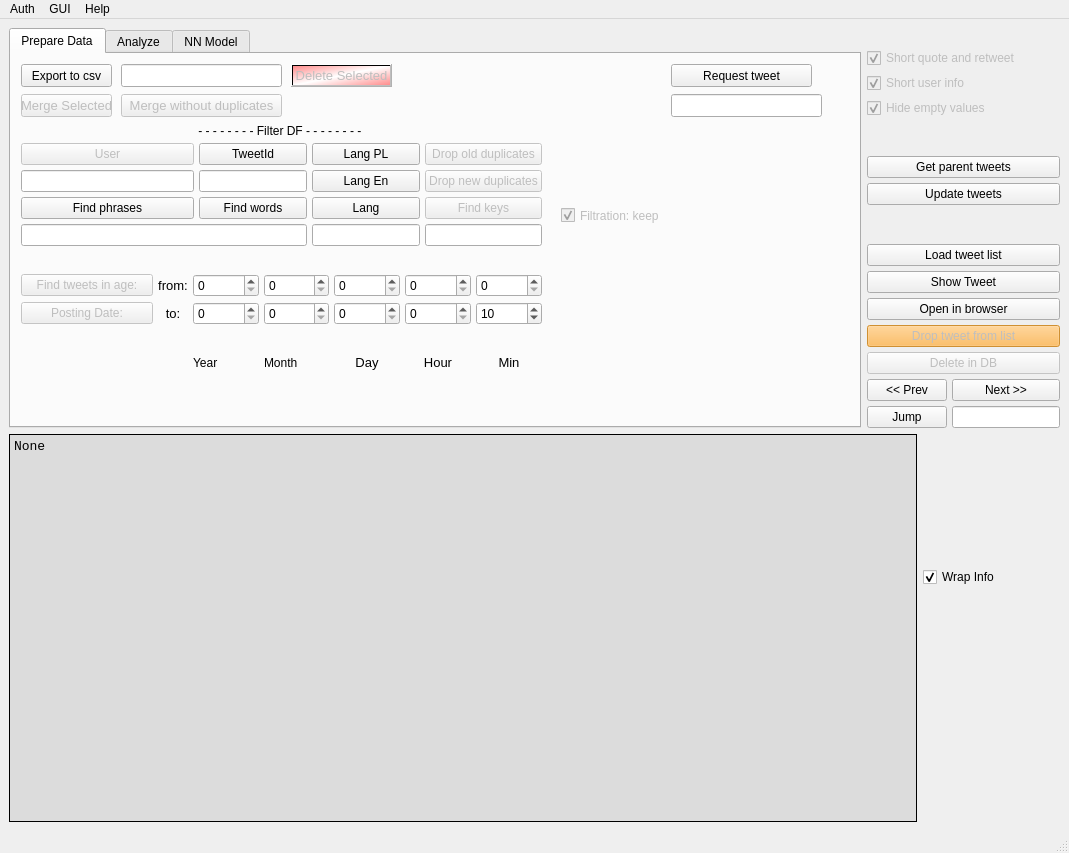
<?xml version="1.0" encoding="UTF-8"?>
<ui version="4.0">
 <class>MainWindow</class>
 <widget class="QMainWindow" name="MainWindow">
  <property name="geometry">
   <rect>
    <x>0</x>
    <y>0</y>
    <width>1069</width>
    <height>853</height>
   </rect>
  </property>
  <property name="windowTitle">
   <string>MainWindow</string>
  </property>
  <widget class="QWidget" name="centralwidget">
   <layout class="QGridLayout" name="gridLayout">
    <property name="sizeConstraint">
     <enum>QLayout::SetMinimumSize</enum>
    </property>
    <item row="0" column="0">
     <layout class="QGridLayout" name="MainGrid" rowstretch="1,1,1,0,1" columnstretch="20,0,0" rowminimumheight="400,0,0,0,0" columnminimumwidth="300,50,0">
      <property name="sizeConstraint">
       <enum>QLayout::SetDefaultConstraint</enum>
      </property>
      <property name="leftMargin">
       <number>0</number>
      </property>
      <item row="2" column="2" rowspan="3">
       <layout class="QGridLayout" name="grid_Small5">
        <item row="0" column="0">
         <widget class="QCheckBox" name="checkBox_wrap_console">
          <property name="text">
           <string>Wrap Info</string>
          </property>
          <property name="checked">
           <bool>true</bool>
          </property>
         </widget>
        </item>
        <item row="1" column="0">
         <spacer name="verticalSpacer_4">
          <property name="orientation">
           <enum>Qt::Vertical</enum>
          </property>
          <property name="sizeHint" stdset="0">
           <size>
            <width>20</width>
            <height>40</height>
           </size>
          </property>
         </spacer>
        </item>
       </layout>
      </item>
      <item row="1" column="0" rowspan="4" colspan="2">
       <widget class="QPlainTextEdit" name="plainTextEdit_info">
        <property name="font">
         <font>
          <family>Consolas</family>
          <pointsize>10</pointsize>
         </font>
        </property>
        <property name="styleSheet">
         <string notr="true">background-color: rgb(220, 220, 220);

</string>
        </property>
        <property name="frameShape">
         <enum>QFrame::Panel</enum>
        </property>
        <property name="frameShadow">
         <enum>QFrame::Plain</enum>
        </property>
        <property name="lineWidth">
         <number>1</number>
        </property>
        <property name="lineWrapMode">
         <enum>QPlainTextEdit::NoWrap</enum>
        </property>
        <property name="plainText">
         <string>None</string>
        </property>
       </widget>
      </item>
      <item row="0" column="1" colspan="2">
       <layout class="QGridLayout" name="DisplayTweetsGrid" columnstretch="1,0">
        <property name="sizeConstraint">
         <enum>QLayout::SetMinimumSize</enum>
        </property>
        <property name="spacing">
         <number>5</number>
        </property>
        <item row="20" column="0">
         <widget class="QPushButton" name="pushButton_PreviousTweet">
          <property name="toolTip">
           <string>Show previous Tweet from DF</string>
          </property>
          <property name="text">
           <string>&lt;&lt; Prev</string>
          </property>
         </widget>
        </item>
        <item row="8" column="0" colspan="2">
         <widget class="QCheckBox" name="checkBox_HideEmptyValues">
          <property name="enabled">
           <bool>false</bool>
          </property>
          <property name="text">
           <string>Hide empty values</string>
          </property>
          <property name="checked">
           <bool>true</bool>
          </property>
         </widget>
        </item>
        <item row="20" column="1">
         <widget class="QPushButton" name="pushButton_NextTweet">
          <property name="toolTip">
           <string>Show next Tweet from DF</string>
          </property>
          <property name="text">
           <string>Next &gt;&gt;</string>
          </property>
         </widget>
        </item>
        <item row="21" column="0">
         <widget class="QPushButton" name="pushButton_JumpToTweet">
          <property name="toolTip">
           <string>Jumps to Tweet in DF, define index in box.</string>
          </property>
          <property name="text">
           <string>Jump</string>
          </property>
         </widget>
        </item>
        <item row="7" column="0" colspan="2">
         <widget class="QCheckBox" name="checkBox_DisplayShortUserinfo">
          <property name="enabled">
           <bool>false</bool>
          </property>
          <property name="layoutDirection">
           <enum>Qt::LeftToRight</enum>
          </property>
          <property name="autoFillBackground">
           <bool>false</bool>
          </property>
          <property name="text">
           <string>Short user info</string>
          </property>
          <property name="checked">
           <bool>true</bool>
          </property>
         </widget>
        </item>
        <item row="21" column="1">
         <widget class="QLineEdit" name="lineEdit_JumpToTweet">
          <property name="toolTip">
           <string>Input index for Jump button.</string>
          </property>
         </widget>
        </item>
        <item row="6" column="0" colspan="2">
         <widget class="QCheckBox" name="checkBox_DisplayShortQuoteStatus">
          <property name="enabled">
           <bool>false</bool>
          </property>
          <property name="text">
           <string>Short quote and retweet</string>
          </property>
          <property name="checked">
           <bool>true</bool>
          </property>
         </widget>
        </item>
        <item row="17" column="0" colspan="2">
         <widget class="QPushButton" name="pushButton_drop_current_tweet">
          <property name="enabled">
           <bool>false</bool>
          </property>
          <property name="toolTip">
           <string>Drops tweet from current Dataframe only.</string>
          </property>
          <property name="styleSheet">
           <string notr="true">background-color: rgb(252, 175, 62);</string>
          </property>
          <property name="text">
           <string>Drop tweet from list</string>
          </property>
         </widget>
        </item>
        <item row="5" column="0">
         <spacer name="verticalSpacer_2">
          <property name="orientation">
           <enum>Qt::Vertical</enum>
          </property>
          <property name="sizeType">
           <enum>QSizePolicy::MinimumExpanding</enum>
          </property>
          <property name="sizeHint" stdset="0">
           <size>
            <width>20</width>
            <height>20</height>
           </size>
          </property>
         </spacer>
        </item>
        <item row="11" column="0" colspan="2">
         <widget class="QPushButton" name="pushButton_request_parent_tweets_from_df">
          <property name="text">
           <string>Get parent tweets</string>
          </property>
         </widget>
        </item>
        <item row="15" column="0" colspan="2">
         <widget class="QPushButton" name="pushButton_ShowTweet">
          <property name="toolTip">
           <string>Show first Tweet from DF</string>
          </property>
          <property name="text">
           <string>Show Tweet</string>
          </property>
         </widget>
        </item>
        <item row="16" column="0" colspan="2">
         <widget class="QPushButton" name="pushButton_open_in_browser">
          <property name="text">
           <string>Open in browser</string>
          </property>
         </widget>
        </item>
        <item row="19" column="0" colspan="2">
         <widget class="QPushButton" name="pushButton">
          <property name="enabled">
           <bool>false</bool>
          </property>
          <property name="text">
           <string>Delete in DB</string>
          </property>
         </widget>
        </item>
        <item row="12" column="0" colspan="2">
         <widget class="QPushButton" name="pushButton_request_tweet_update">
          <property name="text">
           <string>Update tweets</string>
          </property>
         </widget>
        </item>
        <item row="13" column="1">
         <spacer name="verticalSpacer">
          <property name="orientation">
           <enum>Qt::Vertical</enum>
          </property>
          <property name="sizeHint" stdset="0">
           <size>
            <width>20</width>
            <height>40</height>
           </size>
          </property>
         </spacer>
        </item>
        <item row="10" column="0">
         <spacer name="verticalSpacer_5">
          <property name="orientation">
           <enum>Qt::Vertical</enum>
          </property>
          <property name="sizeHint" stdset="0">
           <size>
            <width>20</width>
            <height>40</height>
           </size>
          </property>
         </spacer>
        </item>
        <item row="14" column="0" colspan="2">
         <widget class="QPushButton" name="pushButton_ShowTweetAll">
          <property name="text">
           <string>Load tweet list</string>
          </property>
         </widget>
        </item>
       </layout>
      </item>
      <item row="0" column="0">
       <widget class="QTabWidget" name="tabWidget">
        <property name="enabled">
         <bool>true</bool>
        </property>
        <property name="toolTip">
         <string/>
        </property>
        <property name="toolTipDuration">
         <number>-1</number>
        </property>
        <property name="currentIndex">
         <number>0</number>
        </property>
        <widget class="QWidget" name="PrepareData">
         <attribute name="title">
          <string>Prepare Data</string>
         </attribute>
         <attribute name="toolTip">
          <string>Analyze loaded DF</string>
         </attribute>
         <widget class="QPushButton" name="pushButton_export_DF">
          <property name="enabled">
           <bool>true</bool>
          </property>
          <property name="geometry">
           <rect>
            <x>10</x>
            <y>10</y>
            <width>91</width>
            <height>23</height>
           </rect>
          </property>
          <property name="toolTip">
           <string>Save DF to .csv File, Name is optional</string>
          </property>
          <property name="text">
           <string>Export to csv</string>
          </property>
         </widget>
         <widget class="QLineEdit" name="lineEdit_DF_comment">
          <property name="geometry">
           <rect>
            <x>110</x>
            <y>10</y>
            <width>161</width>
            <height>23</height>
           </rect>
          </property>
          <property name="toolTip">
           <string>(optional) You can Add some comment to file name</string>
          </property>
         </widget>
         <widget class="QWidget" name="verticalLayoutWidget_3">
          <property name="geometry">
           <rect>
            <x>10</x>
            <y>70</y>
            <width>521</width>
            <height>271</height>
           </rect>
          </property>
          <layout class="QVBoxLayout" name="Vertical_Filters" stretch="1,0,1">
           <property name="spacing">
            <number>8</number>
           </property>
           <property name="sizeConstraint">
            <enum>QLayout::SetDefaultConstraint</enum>
           </property>
           <item>
            <layout class="QGridLayout" name="gridLayout_DataFilters" rowstretch="1,0,0,0,0" columnstretch="2,0,0,0">
             <property name="sizeConstraint">
              <enum>QLayout::SetNoConstraint</enum>
             </property>
             <property name="spacing">
              <number>5</number>
             </property>
             <item row="1" column="2">
              <widget class="QPushButton" name="pushButton_FilterDF_Lang_Polish">
               <property name="toolTip">
                <string>Filter DF, polish</string>
               </property>
               <property name="text">
                <string>Lang PL</string>
               </property>
              </widget>
             </item>
             <item row="1" column="1">
              <widget class="QPushButton" name="pushButton_FilterDF_TweetID">
               <property name="toolTip">
                <string/>
               </property>
               <property name="text">
                <string>TweetId</string>
               </property>
              </widget>
             </item>
             <item row="3" column="3">
              <widget class="QPushButton" name="pushButton_FilterDF_by_NonEmptyKey">
               <property name="enabled">
                <bool>false</bool>
               </property>
               <property name="toolTip">
                <string>Filter Tweets with non empty fields. Display fields in Help menu</string>
               </property>
               <property name="text">
                <string>Find keys</string>
               </property>
              </widget>
             </item>
             <item row="1" column="0">
              <widget class="QPushButton" name="pushButton_FilterDF_user">
               <property name="enabled">
                <bool>false</bool>
               </property>
               <property name="toolTip">
                <string/>
               </property>
               <property name="text">
                <string>User</string>
               </property>
              </widget>
             </item>
             <item row="4" column="2">
              <widget class="QLineEdit" name="lineEdit_FilterLangOther">
               <property name="toolTip">
                <string>input for Lang Button</string>
               </property>
              </widget>
             </item>
             <item row="3" column="1">
              <widget class="QPushButton" name="pushButton_filter_search_words">
               <property name="toolTip">
                <string>&lt;html&gt;&lt;head/&gt;&lt;body&gt;&lt;p&gt;Split words with ','.&lt;/p&gt;&lt;p&gt;To make sequential search split phrases with ';'.&lt;/p&gt;&lt;/body&gt;&lt;/html&gt;</string>
               </property>
               <property name="text">
                <string>Find words</string>
               </property>
              </widget>
             </item>
             <item row="2" column="2">
              <widget class="QPushButton" name="pushButton_FilterDF_Lang_English">
               <property name="toolTip">
                <string>Filter DF, english</string>
               </property>
               <property name="text">
                <string>Lang En</string>
               </property>
              </widget>
             </item>
             <item row="3" column="2">
              <widget class="QPushButton" name="pushButton_FilterDF_Lang_Other">
               <property name="toolTip">
                <string>Filter DF, put language below</string>
               </property>
               <property name="text">
                <string>Lang</string>
               </property>
              </widget>
             </item>
             <item row="3" column="0">
              <widget class="QPushButton" name="pushButton_filter_search_words_anywhere">
               <property name="toolTip">
                <string>Find phrases or whole sentence, punctuation marks are not supported</string>
               </property>
               <property name="text">
                <string>Find phrases</string>
               </property>
              </widget>
             </item>
             <item row="4" column="3">
              <widget class="QLineEdit" name="lineEdit_filterKeyinput">
               <property name="toolTip">
                <string>Key input</string>
               </property>
              </widget>
             </item>
             <item row="0" column="0" colspan="4">
              <widget class="QLabel" name="label_6">
               <property name="text">
                <string>- - - - - - - - Filter DF - - - - - - - - </string>
               </property>
               <property name="alignment">
                <set>Qt::AlignCenter</set>
               </property>
              </widget>
             </item>
             <item row="2" column="1">
              <widget class="QLineEdit" name="lineEdit_tweet_id"/>
             </item>
             <item row="2" column="0">
              <widget class="QLineEdit" name="lineEdit_user_input"/>
             </item>
             <item row="1" column="3">
              <widget class="QPushButton" name="pushButton_drop_old_duplicates">
               <property name="enabled">
                <bool>false</bool>
               </property>
               <property name="toolTip">
                <string>Keep only oldest tweets</string>
               </property>
               <property name="text">
                <string>Drop old duplicates</string>
               </property>
              </widget>
             </item>
             <item row="2" column="3">
              <widget class="QPushButton" name="pushButton_drop_new_duplicates">
               <property name="enabled">
                <bool>false</bool>
               </property>
               <property name="toolTip">
                <string>Keep only newest tweets</string>
               </property>
               <property name="text">
                <string>Drop new duplicates</string>
               </property>
              </widget>
             </item>
             <item row="4" column="0" colspan="2">
              <widget class="QLineEdit" name="lineEdit_filter_words">
               <property name="toolTip">
                <string>You can Add some comment to file name</string>
               </property>
              </widget>
             </item>
            </layout>
           </item>
           <item>
            <spacer name="verticalSpacer_3">
             <property name="orientation">
              <enum>Qt::Vertical</enum>
             </property>
             <property name="sizeType">
              <enum>QSizePolicy::MinimumExpanding</enum>
             </property>
             <property name="sizeHint" stdset="0">
              <size>
               <width>20</width>
               <height>20</height>
              </size>
             </property>
            </spacer>
           </item>
           <item>
            <layout class="QGridLayout" name="gridLayout_TimeFilters" rowstretch="4,4,0" columnstretch="2,0,1,1,1,1,1">
             <property name="sizeConstraint">
              <enum>QLayout::SetMinimumSize</enum>
             </property>
             <property name="spacing">
              <number>5</number>
             </property>
             <item row="0" column="4">
              <widget class="QSpinBox" name="spinBox_timefilter_from_day">
               <property name="maximum">
                <number>31</number>
               </property>
              </widget>
             </item>
             <item row="1" column="1">
              <widget class="QLabel" name="label_10">
               <property name="font">
                <font>
                 <pointsize>10</pointsize>
                </font>
               </property>
               <property name="text">
                <string>to:</string>
               </property>
               <property name="alignment">
                <set>Qt::AlignCenter</set>
               </property>
              </widget>
             </item>
             <item row="2" column="5">
              <widget class="QLabel" name="label_5">
               <property name="font">
                <font>
                 <pointsize>10</pointsize>
                </font>
               </property>
               <property name="text">
                <string>Hour</string>
               </property>
               <property name="alignment">
                <set>Qt::AlignCenter</set>
               </property>
              </widget>
             </item>
             <item row="0" column="1">
              <widget class="QLabel" name="label_9">
               <property name="font">
                <font>
                 <pointsize>10</pointsize>
                </font>
               </property>
               <property name="text">
                <string>from:</string>
               </property>
               <property name="alignment">
                <set>Qt::AlignCenter</set>
               </property>
              </widget>
             </item>
             <item row="2" column="4">
              <widget class="QLabel" name="label_4">
               <property name="font">
                <font>
                 <pointsize>10</pointsize>
                </font>
               </property>
               <property name="text">
                <string>Day</string>
               </property>
               <property name="alignment">
                <set>Qt::AlignCenter</set>
               </property>
              </widget>
             </item>
             <item row="2" column="6">
              <widget class="QLabel" name="label_7">
               <property name="font">
                <font>
                 <pointsize>10</pointsize>
                </font>
               </property>
               <property name="text">
                <string>Min</string>
               </property>
               <property name="alignment">
                <set>Qt::AlignCenter</set>
               </property>
              </widget>
             </item>
             <item row="0" column="5">
              <widget class="QSpinBox" name="spinBox_timefilter_from_hour">
               <property name="maximum">
                <number>24</number>
               </property>
              </widget>
             </item>
             <item row="1" column="5">
              <widget class="QSpinBox" name="spinBox_timefilter_to_hour">
               <property name="maximum">
                <number>24</number>
               </property>
              </widget>
             </item>
             <item row="1" column="4">
              <widget class="QSpinBox" name="spinBox_timefilter_to_day">
               <property name="maximum">
                <number>31</number>
               </property>
              </widget>
             </item>
             <item row="1" column="6">
              <widget class="QSpinBox" name="spinBox_timefilter_to_min">
               <property name="maximum">
                <number>60</number>
               </property>
               <property name="value">
                <number>10</number>
               </property>
              </widget>
             </item>
             <item row="0" column="6">
              <widget class="QSpinBox" name="spinBox_timefilter_from_min">
               <property name="maximum">
                <number>60</number>
               </property>
              </widget>
             </item>
             <item row="0" column="0">
              <widget class="QPushButton" name="pushButton_filter_by_Age">
               <property name="enabled">
                <bool>false</bool>
               </property>
               <property name="toolTip">
                <string>Save DF to .csv File</string>
               </property>
               <property name="text">
                <string>Find tweets in age:</string>
               </property>
              </widget>
             </item>
             <item row="1" column="0">
              <widget class="QPushButton" name="pushButton_filter_by_Date">
               <property name="enabled">
                <bool>false</bool>
               </property>
               <property name="toolTip">
                <string>Save DF to .csv File</string>
               </property>
               <property name="text">
                <string>Posting Date:</string>
               </property>
              </widget>
             </item>
             <item row="0" column="3">
              <widget class="QSpinBox" name="spinBox_timefilter_from_month">
               <property name="maximum">
                <number>12</number>
               </property>
              </widget>
             </item>
             <item row="0" column="2">
              <widget class="QSpinBox" name="spinBox_timefilter_from_year">
               <property name="maximum">
                <number>3000</number>
               </property>
              </widget>
             </item>
             <item row="2" column="2">
              <widget class="QLabel" name="label_2">
               <property name="text">
                <string>Year</string>
               </property>
              </widget>
             </item>
             <item row="2" column="3">
              <widget class="QLabel" name="label_8">
               <property name="text">
                <string>Month</string>
               </property>
              </widget>
             </item>
             <item row="1" column="2">
              <widget class="QSpinBox" name="spinBox_timefilter_to_year">
               <property name="maximum">
                <number>3000</number>
               </property>
              </widget>
             </item>
             <item row="1" column="3">
              <widget class="QSpinBox" name="spinBox_timefilter_to_month">
               <property name="maximum">
                <number>12</number>
               </property>
              </widget>
             </item>
            </layout>
           </item>
          </layout>
         </widget>
         <widget class="QPushButton" name="pushButton_deleteSelected">
          <property name="enabled">
           <bool>false</bool>
          </property>
          <property name="geometry">
           <rect>
            <x>280</x>
            <y>10</y>
            <width>101</width>
            <height>23</height>
           </rect>
          </property>
          <property name="font">
           <font>
            <pointsize>10</pointsize>
           </font>
          </property>
          <property name="toolTip">
           <string>Delete files selected in Tree</string>
          </property>
          <property name="styleSheet">
           <string notr="true">background-color: qlineargradient(spread:reflect, x1:0.5, y1:0.5, x2:0, y2:0.028, stop:0 rgba(255, 255, 255, 255), stop:1 rgba(255, 144, 144, 255));</string>
          </property>
          <property name="text">
           <string>Delete Selected</string>
          </property>
         </widget>
         <widget class="QPushButton" name="pushButton_merge_selected">
          <property name="enabled">
           <bool>false</bool>
          </property>
          <property name="geometry">
           <rect>
            <x>10</x>
            <y>40</y>
            <width>91</width>
            <height>23</height>
           </rect>
          </property>
          <property name="font">
           <font>
            <pointsize>10</pointsize>
           </font>
          </property>
          <property name="toolTip">
           <string>Merge Selected Files to new file.</string>
          </property>
          <property name="toolTipDuration">
           <number>-1</number>
          </property>
          <property name="text">
           <string>Merge Selected</string>
          </property>
         </widget>
         <widget class="QPushButton" name="pushButton_merge_without_duplicates">
          <property name="enabled">
           <bool>false</bool>
          </property>
          <property name="geometry">
           <rect>
            <x>110</x>
            <y>40</y>
            <width>161</width>
            <height>23</height>
           </rect>
          </property>
          <property name="font">
           <font>
            <pointsize>10</pointsize>
           </font>
          </property>
          <property name="toolTip">
           <string>Merge Selected Files to new file.</string>
          </property>
          <property name="toolTipDuration">
           <number>-1</number>
          </property>
          <property name="text">
           <string>Merge without duplicates</string>
          </property>
         </widget>
         <widget class="QCheckBox" name="checkBox_filtration_keep_drop">
          <property name="enabled">
           <bool>false</bool>
          </property>
          <property name="geometry">
           <rect>
            <x>550</x>
            <y>150</y>
            <width>131</width>
            <height>23</height>
           </rect>
          </property>
          <property name="text">
           <string>Filtration: keep</string>
          </property>
          <property name="checked">
           <bool>true</bool>
          </property>
         </widget>
         <widget class="QPushButton" name="pushButton_Request_Status">
          <property name="geometry">
           <rect>
            <x>660</x>
            <y>10</y>
            <width>141</width>
            <height>23</height>
           </rect>
          </property>
          <property name="toolTip">
           <string>Put Tweet id (status) number in box</string>
          </property>
          <property name="text">
           <string>Request tweet</string>
          </property>
         </widget>
         <widget class="QLineEdit" name="lineEdit_request_statusId">
          <property name="geometry">
           <rect>
            <x>660</x>
            <y>40</y>
            <width>151</width>
            <height>23</height>
           </rect>
          </property>
          <property name="toolTip">
           <string>Input index for Jump button.</string>
          </property>
         </widget>
        </widget>
        <widget class="QWidget" name="Analyze">
         <attribute name="title">
          <string>Analyze</string>
         </attribute>
         <widget class="QWidget" name="gridLayoutWidget">
          <property name="geometry">
           <rect>
            <x>20</x>
            <y>10</y>
            <width>160</width>
            <height>80</height>
           </rect>
          </property>
          <layout class="QGridLayout" name="gridLayout_2">
           <item row="0" column="0">
            <widget class="QPushButton" name="pushButton_analyze_unique_vals">
             <property name="text">
              <string>Display unique vals</string>
             </property>
            </widget>
           </item>
           <item row="1" column="0">
            <widget class="QLineEdit" name="lineEdit_analyze_unique_key">
             <property name="toolTip">
              <string>(optional) You can Add some comment to file name</string>
             </property>
            </widget>
           </item>
          </layout>
         </widget>
         <widget class="QPushButton" name="pushButton_analyze_unique_vals_2">
          <property name="geometry">
           <rect>
            <x>190</x>
            <y>20</y>
            <width>158</width>
            <height>25</height>
           </rect>
          </property>
          <property name="text">
           <string>Display parent </string>
          </property>
         </widget>
        </widget>
        <widget class="QWidget" name="Model">
         <attribute name="title">
          <string>NN Model</string>
         </attribute>
        </widget>
       </widget>
      </item>
     </layout>
    </item>
   </layout>
  </widget>
  <widget class="QMenuBar" name="menubar">
   <property name="geometry">
    <rect>
     <x>0</x>
     <y>0</y>
     <width>1069</width>
     <height>20</height>
    </rect>
   </property>
   <widget class="QMenu" name="actionMenuAuth">
    <property name="title">
     <string>Auth</string>
    </property>
    <addaction name="actionLogin"/>
    <addaction name="actionWho_am_I"/>
   </widget>
   <widget class="QMenu" name="actionMenuRefresh_Gui">
    <property name="title">
     <string>GUI</string>
    </property>
   </widget>
   <widget class="QMenu" name="menuHelp">
    <property name="title">
     <string>Help</string>
    </property>
    <addaction name="actionTweet_Description"/>
   </widget>
   <addaction name="actionMenuAuth"/>
   <addaction name="actionMenuRefresh_Gui"/>
   <addaction name="menuHelp"/>
  </widget>
  <widget class="QStatusBar" name="statusbar"/>
  <action name="actionLogin">
   <property name="text">
    <string>Login</string>
   </property>
  </action>
  <action name="actionWho_am_I">
   <property name="text">
    <string>Who am I?</string>
   </property>
  </action>
  <action name="actionTweet_Description">
   <property name="text">
    <string>Tweet Keys</string>
   </property>
  </action>
 </widget>
 <resources/>
 <connections/>
</ui>
